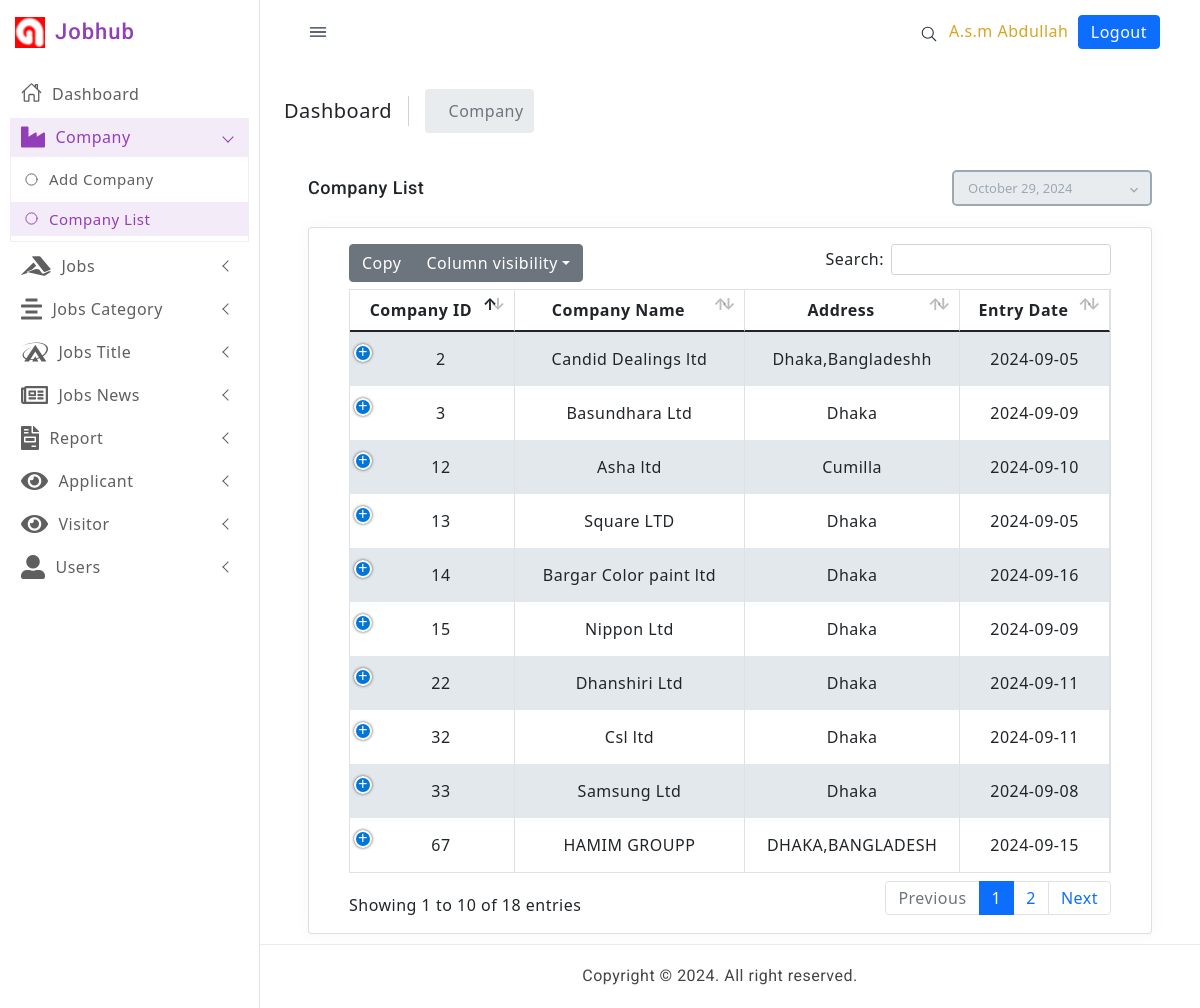
/list_of_company.php (signed in), run on the app's committed database.
### tables this page shows
CREATE TABLE `company` (
  `id` int(11) NOT NULL,
  `name` varchar(30) NOT NULL,
  `address` varchar(40) NOT NULL,
  `date` date NOT NULL DEFAULT current_timestamp(),
  `position` varchar(20) NOT NULL
);

### list_of_company.php (the view, shortened to what this page needs)
<?php
require('connection.php');
	$user_first_name = $_SESSION['user_first_name'];
	$user_last_name = $_SESSION['user_last_name'];
	if(!empty($user_first_name) && !empty($user_last_name) ){
?>
<!doctype html>
<html lang="en">
<head>
  <link href="assets/css/pace.min.css" rel="stylesheet" />
  <link href="assets/plugins/simplebar/css/simplebar.css" rel="stylesheet" />
  <link href="assets/plugins/perfect-scrollbar/css/perfect-scrollbar.css" rel="stylesheet" />
  <link href="assets/plugins/metismenu/css/metisMenu.min.css" rel="stylesheet" />
  <link href="assets/css/bootstrap.min.css" rel="stylesheet">
  <link href="assets/css/bootstrap-extended.css" rel="stylesheet">
  <link href="assets/css/style.css" rel="stylesheet">
  <link href="assets/css/icons.css" rel="stylesheet">
  <link href="assets/css/dark-theme.css" rel="stylesheet" />
  <link href="assets/css/semi-dark.css" rel="stylesheet" />
  <link href="assets/css/header-colors.css" rel="stylesheet" />
  <link href="plugins/bootstrap-datepicker/css/bootstrap-datepicker.min.css" rel="stylesheet">
<link href="plugins/datatables/dataTables.bootstrap4.min.css" rel="stylesheet" type="text/css" />
<link href="plugins/datatables/buttons.bootstrap4.min.css" rel="stylesheet" type="text/css" />
<link href="plugins/datatables/responsive.bootstrap4.min.css" rel="stylesheet" type="text/css" />
<link href="ass/css/bootstrap.min.css" rel="stylesheet" type="text/css">
<link href="ass/css/metismenu.min.css" rel="stylesheet" type="text/css">
<link href="ass/css/icons.css" rel="stylesheet" type="text/css">
<link href="ass/css/style.css" rel="stylesheet" type="text/css">
  <link href="https://cdn.jsdelivr.net/npm/bootstrap@5.0.2/dist/css/bootstrap.min.css" rel="stylesheet">
		<link rel="stylesheet" href="https://pro.fontawesome.com/releases/v5.10.0/css/all.css"/>
</head>
<body>
  <div class="wrapper">
    <?php require_once "include/leftbar.php" ?>
    <?php require_once "include/topbar.php" ?>
    <div class="page-content-wrapper">
      <div class="page-content">
        <div class="page-breadcrumb d-none d-sm-flex align-items-center mb-3">
          <div class="breadcrumb-title pe-3">Dashboard</div>
          <div class="ps-3">
            <nav aria-label="breadcrumb">
              <ol class="breadcrumb mb-0 p-0 align-items-center">
                <li class="breadcrumb-item active" aria-current="page" style="padding: 10px;">Company</li>
              </ol>
            </nav>
          </div>
        </div>
<div class="container-fluid">
                    <div class="page-title-box">
                        <div class="row align-items-center ">
                            <div class="col-md-8">
                                <div class="page-title-box">
                                    <h4 class="page-title">Company List</h4>
                                </div>
                            </div>
                            <div class="col-md-4">
                                <div class="float-right d-none d-md-block app-datepicker">
                                    <input type="text" class="form-control" data-date-format="MM dd, yyyy" readonly="readonly" id="datepicker">
                                    <i class="mdi mdi-chevron-down mdi-drop"></i>
                                </div>
                            </div>
                        </div>
                    </div>
                    <div class="row">
                        <div class="col-12">
                            <div class="card">
                                <div class="card-body">
                                <?php
								$sql = "SELECT * FROM company";
								$query = $conn->query($sql);
                                ?>
                                    <table id="datatable-buttons" class="table table-striped table-bordered dt-responsive nowrap" style="border-collapse: collapse; border-spacing: 0; width: 100%;">
                                        <thead>
                                            <tr style="text-align:center">
                                            <th>Company ID</th>
                                        <th>Company Name</th>
                                        <th>Address</th>
                                        <th>Entry Date</th>
                                            </tr>
                                        </thead>
                                        <tbody>
                                        <?php while($data = mysqli_fetch_assoc($query)){ ?>
                                            <tr style="text-align:center">
                                            <td ><?php echo $data['id'] ?></td>
											<td><?php echo $data['name'] ?></td>
											<td><?php echo $data['address'] ?></td>
                                            <td><?php echo $data['date'] ?></td>
                                            </tr>
                                        <?php  } ?>
                                        </tbody>
                                    </table>
                                </div>
                            </div>
                        </div>
                    </div>
                </div>
                </div>
                </div>
                </div>
   <?php require_once "include/footer.php" ?>
</body>
</html>
<?php
}else{
	header('location:login.php');
}
 ?>

### assets/css/style.css (style rules this page uses)
body { color: #4c5258; font-size: 14px; letter-spacing: .5px; background-color: #ffffff; overflow-x: hidden; font-family: Roboto, sans-serif; }
::placeholder { opacity: 0.5 !important; }
.wrapper { position: relative; width: 100%; height: auto; }
.wrapper .page-content-wrapper { margin-left: 260px; margin-top: 65px; padding-bottom: 20px; transition: .3s all; }
.wrapper .page-content { padding: 1.5rem; }
.breadcrumb-title { font-size: 20px; border-right: 1.5px solid #ced3da; }
.page-breadcrumb .breadcrumb li.breadcrumb-item { font-size: 16px; }
.page-breadcrumb .breadcrumb-item+.breadcrumb-item::before { display: inline-block; padding-right: .5rem; font-family: LineIcons; content: "\ea5c"; }

### ass/css/style.css (style rules this page uses)
body { background-repeat: repeat; background: #f3f6fb; font-family: "Nunito", sans-serif; color: #354558; font-size: 14px; }
html { overflow-x: hidden; position: relative; min-height: 100%; }
h1, h2, h3, h4, h5, h6 { margin: 10px 0; font-family: "Roboto", sans-serif; }
* { outline: none !important; }
.breadcrumb > li + li:before { padding: 0 5px; color: #9ca8b3; content: "\f105" !important; font-family: 'Font Awesome 5 Free'; font-weight: 900; }
.app-datepicker { position: relative; }
.app-datepicker .form-control, .app-datepicker .form-control:focus { border: 1px solid transparent; font-size: 13px; height: 36px; padding-left: 14px; padding-right: 10px; border: 2px solid #9ca8b3; background-color: transparent; color: #9ca8b3; -webkit-box-shadow: none; box-shadow: none; border-radius: 5px; width: 200px; }
.app-datepicker i { position: absolute; top: 8px; left: 174px; color: #9ca8b3; }
.page-title-box { padding: 12px 0px; }
.page-title-box .page-title { font-size: 18px; margin: 0; line-height: 30px; }
.card { border: none; -webkit-box-shadow: 0px 0px 13px 0px rgba(236, 236, 241, 0.44); box-shadow: 0px 0px 13px 0px rgba(236, 236, 241, 0.44); margin-bottom: 30px; }
.form-control { font-size: 14px; }
.table { margin-bottom: 10px; }
.table > tbody > tr > td, .table > tfoot > tr > td, .table > thead > tr > td { padding: 15px 12px; }
.table-hover tbody tr:hover, .table-striped tbody tr:nth-of-type(odd), .thead-default th { background-color: #eff4fa; }
.table td, .table th { vertical-align: middle; }

### data on the page
company: id "2", name "Candid Dealings ltd", address "Dhaka,Bangladeshh", date "2024-09-05"
company: id "3", name "Basundhara Ltd", address "Dhaka", date "2024-09-09"
company: id "12", name "Asha ltd", address "Cumilla", date "2024-09-10"
company: id "13", name "Square LTD", address "Dhaka", date "2024-09-05"
company: id "14", name "Bargar Color paint ltd", address "Dhaka", date "2024-09-16"
company: id "15", name "Nippon Ltd", address "Dhaka", date "2024-09-09"
company: id "22", name "Dhanshiri Ltd", address "Dhaka", date "2024-09-11"
company: id "32", name "Csl ltd", address "Dhaka", date "2024-09-11"
company: id "33", name "Samsung Ltd", address "Dhaka", date "2024-09-08"
company: id "67", name "HAMIM GROUPP", address "DHAKA,BANGLADESH", date "2024-09-15"

### other printed values
$user_first_name "A.s.m"
$user_last_name "Abdullah"
